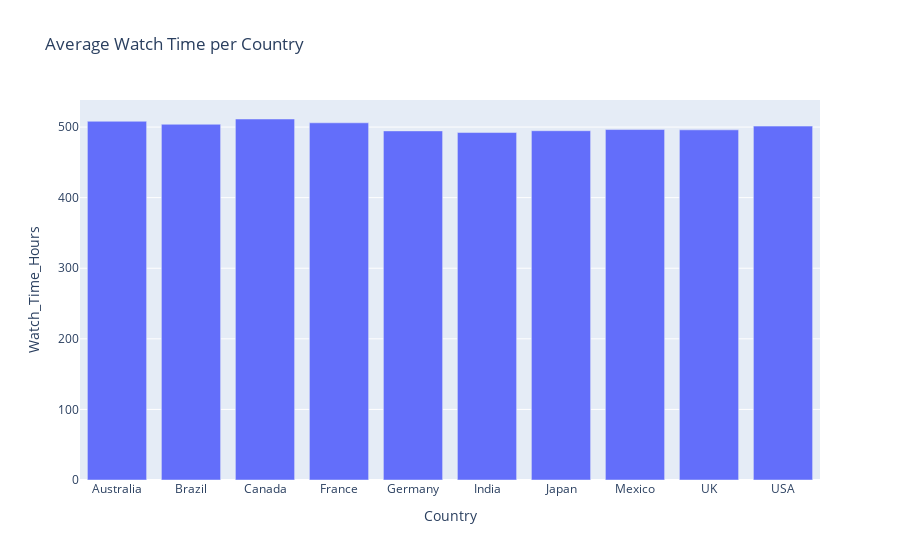

Here is the notebook cell this chart was saved with:
### Code cell
avg_watch_time = data.groupby("Country")["Watch_Time_Hours"].mean().reset_index()

fig = px.bar(avg_watch_time, x='Country', y='Watch_Time_Hours', title="Average Watch Time per Country")
fig.show()

### Figure 1 — Plotly figure (JSON) as saved in the notebook; plotly's stock layout.template omitted (floating-point values rounded to 4 significant figures)
{"data": [{"hovertemplate": "Country=%{x}<br>Watch_Time_Hours=%{y}<extra></extra>", "legendgroup": "", "marker": {"color": "#636efa", "pattern": {"shape": ""}}, "name": "", "orientation": "v", "showlegend": false, "textposition": "auto", "type": "bar", "x": ["Australia", "Brazil", "Canada", "France", "Germany", "India", "Japan", "Mexico", "UK", "USA"], "xaxis": "x", "y": [508.2, 504.0, 511.4, 506.0, 494.6, 492.2, 494.8, 496.5, 496.1, 501.4], "yaxis": "y"}], "layout": {"barmode": "relative", "legend": {"tracegroupgap": 0}, "title": {"text": "Average Watch Time per Country"}, "xaxis": {"anchor": "y", "domain": [0, 1], "title": {"text": "Country"}}, "yaxis": {"anchor": "x", "domain": [0, 1], "title": {"text": "Watch_Time_Hours"}}}}
